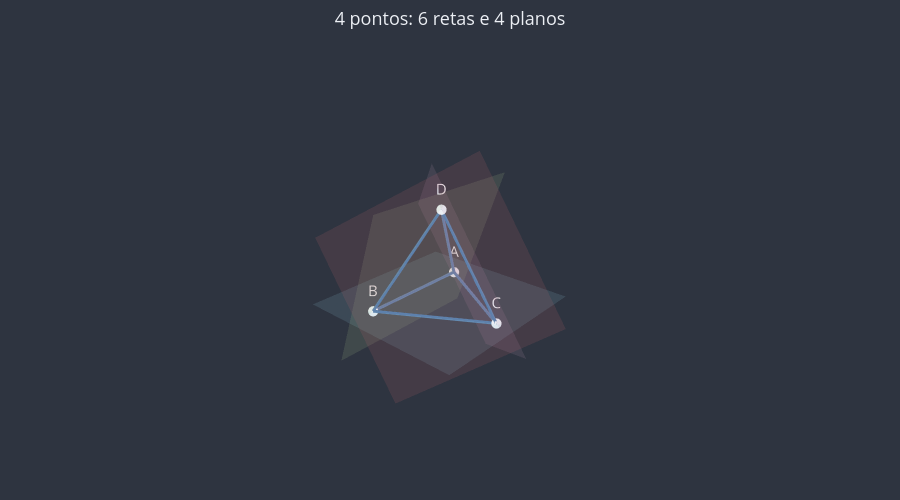

Source (notebook cell):
### Markdown cell above
Veja o caso de **4 pontos**: eles formam um tetraedro. Cada par de vértices dá uma reta (as arestas) e cada trio dá um plano (as faces).

### Code cell
# Quatro pontos sem três alinhados e sem os quatro no mesmo plano.
vertices_tetraedro = [(0, 0, 0), (3, 0, 0), (1.5, 2.6, 0), (1.5, 0.9, 2.4)]
nomes = ["A", "B", "C", "D"]
cores_dos_planos = [
    u3d.CORES["plano"],
    u3d.CORES["plano_secundario"],
    u3d.CORES["plano_terciario"],
    u3d.CORES["destaque"],
]

fig = u3d.criar_figura(titulo="4 pontos: 6 retas e 4 planos")

# Os 4 planos: um para cada trio de pontos (laços aninhados, como na tabela).
numero_do_plano = 0
for i in range(4):
    for j in range(i + 1, 4):
        for k in range(j + 1, 4):
            fig = u3d.desenhar_plano_por_tres_pontos(
                fig, vertices_tetraedro[i], vertices_tetraedro[j],
                vertices_tetraedro[k], cor=cores_dos_planos[numero_do_plano],
                opacidade=0.15, tamanho=1, mostrar_borda=False,
            )
            numero_do_plano += 1

# As 6 retas: uma para cada par de pontos (desenhadas como segmentos).
for i in range(4):
    for j in range(i + 1, 4):
        fig = u3d.desenhar_segmento(
            fig, vertices_tetraedro[i], vertices_tetraedro[j],
            cor=u3d.CORES["reta"], espessura=6,
        )

fig = u3d.desenhar_pontos(fig, vertices_tetraedro, rotulos=nomes)
u3d.mostrar(fig)

### Figure 1 — Plotly figure (JSON) as saved in the notebook; plotly's stock layout.template omitted (floating-point values rounded to 4 significant figures)
{"data": [{"color": "#88C0D0", "hoverinfo": "skip", "i": [0, 0], "j": [1, 2], "k": [2, 3], "lighting": {"ambient": 1, "diffuse": 0, "fresnel": 0, "specular": 0}, "opacity": 0.15, "type": "mesh3d", "x": [-0.7533, -0.7533, 3.753, 3.753], "y": [3.12, -1.387, -1.387, 3.12], "z": [0.0, 0.0, 0.0, 0.0]}, {"color": "#A3BE8C", "hoverinfo": "skip", "i": [0, 0], "j": [1, 2], "k": [2, 3], "lighting": {"ambient": 1, "diffuse": 0, "fresnel": 0, "specular": 0}, "opacity": 0.15, "type": "mesh3d", "x": [-0.7214, -0.7214, 3.721, 3.721], "y": [1.08, -0.48, -0.48, 1.08], "z": [2.88, -1.28, -1.28, 2.88]}, {"color": "#B48EAD", "hoverinfo": "skip", "i": [0, 0], "j": [1, 2], "k": [2, 3], "lighting": {"ambient": 1, "diffuse": 0, "fresnel": 0, "specular": 0}, "opacity": 0.15, "type": "mesh3d", "x": [-0.3, -0.3, 2.3, 2.3], "y": [-1.635, 0.9678, 3.969, 1.366], "z": [1.575, -2.1, 0.02523, 3.7]}, {"color": "#BF616A", "hoverinfo": "skip", "i": [0, 0], "j": [1, 2], "k": [2, 3], "lighting": {"ambient": 1, "diffuse": 0, "fresnel": 0, "specular": 0}, "opacity": 0.15, "type": "mesh3d", "x": [0.7, 0.7, 3.3, 3.3], "y": [3.969, 1.366, -1.635, 0.9678], "z": [0.02523, 3.7, 1.575, -2.1]}, {"hoverinfo": "skip", "line": {"color": "#5E81AC", "dash": "solid", "width": 6}, "mode": "lines", "type": "scatter3d", "x": [0, 3], "y": [0, 0], "z": [0, 0]}, {"hoverinfo": "skip", "line": {"color": "#5E81AC", "dash": "solid", "width": 6}, "mode": "lines", "type": "scatter3d", "x": [0, 1.5], "y": [0, 2.6], "z": [0, 0]}, {"hoverinfo": "skip", "line": {"color": "#5E81AC", "dash": "solid", "width": 6}, "mode": "lines", "type": "scatter3d", "x": [0, 1.5], "y": [0, 0.9], "z": [0, 2.4]}, {"hoverinfo": "skip", "line": {"color": "#5E81AC", "dash": "solid", "width": 6}, "mode": "lines", "type": "scatter3d", "x": [3, 1.5], "y": [0, 2.6], "z": [0, 0]}, {"hoverinfo": "skip", "line": {"color": "#5E81AC", "dash": "solid", "width": 6}, "mode": "lines", "type": "scatter3d", "x": [3, 1.5], "y": [0, 0.9], "z": [0, 2.4]}, {"hoverinfo": "skip", "line": {"color": "#5E81AC", "dash": "solid", "width": 6}, "mode": "lines", "type": "scatter3d", "x": [1.5, 1.5], "y": [2.6, 0.9], "z": [0, 2.4]}, {"hoverinfo": "text", "marker": {"color": "#ECEFF4", "size": 6}, "mode": "markers+text", "text": ["A"], "textfont": {"color": "#ECEFF4", "size": 15}, "textposition": "top center", "type": "scatter3d", "x": [0], "y": [0], "z": [0]}, {"hoverinfo": "text", "marker": {"color": "#ECEFF4", "size": 6}, "mode": "markers+text", "text": ["B"], "textfont": {"color": "#ECEFF4", "size": 15}, "textposition": "top center", "type": "scatter3d", "x": [3], "y": [0], "z": [0]}, {"hoverinfo": "text", "marker": {"color": "#ECEFF4", "size": 6}, "mode": "markers+text", "text": ["C"], "textfont": {"color": "#ECEFF4", "size": 15}, "textposition": "top center", "type": "scatter3d", "x": [1.5], "y": [2.6], "z": [0]}, {"hoverinfo": "text", "marker": {"color": "#ECEFF4", "size": 6}, "mode": "markers+text", "text": ["D"], "textfont": {"color": "#ECEFF4", "size": 15}, "textposition": "top center", "type": "scatter3d", "x": [1.5], "y": [0.9], "z": [2.4]}], "layout": {"font": {"color": "#ECEFF4", "size": 13}, "height": 500, "margin": {"b": 0, "l": 0, "r": 0, "t": 50}, "paper_bgcolor": "#2E3440", "plot_bgcolor": "#2E3440", "scene": {"aspectmode": "data", "bgcolor": "#2E3440", "camera": {"eye": {"x": 1.6, "y": 1.4, "z": 1}}, "xaxis": {"visible": false}, "yaxis": {"visible": false}, "zaxis": {"visible": false}}, "showlegend": false, "title": {"text": "4 pontos: 6 retas e 4 planos", "x": 0.5}}}
